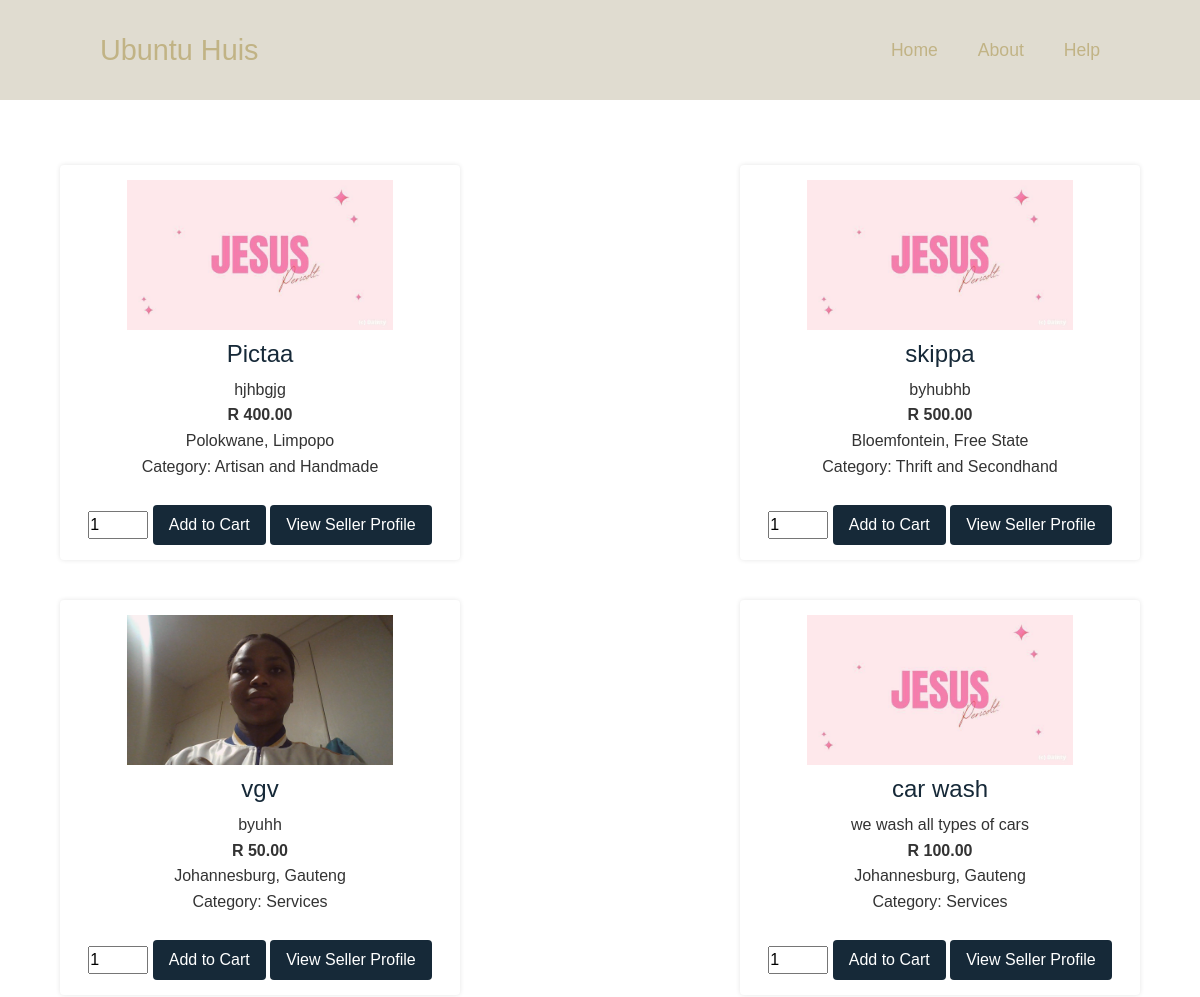
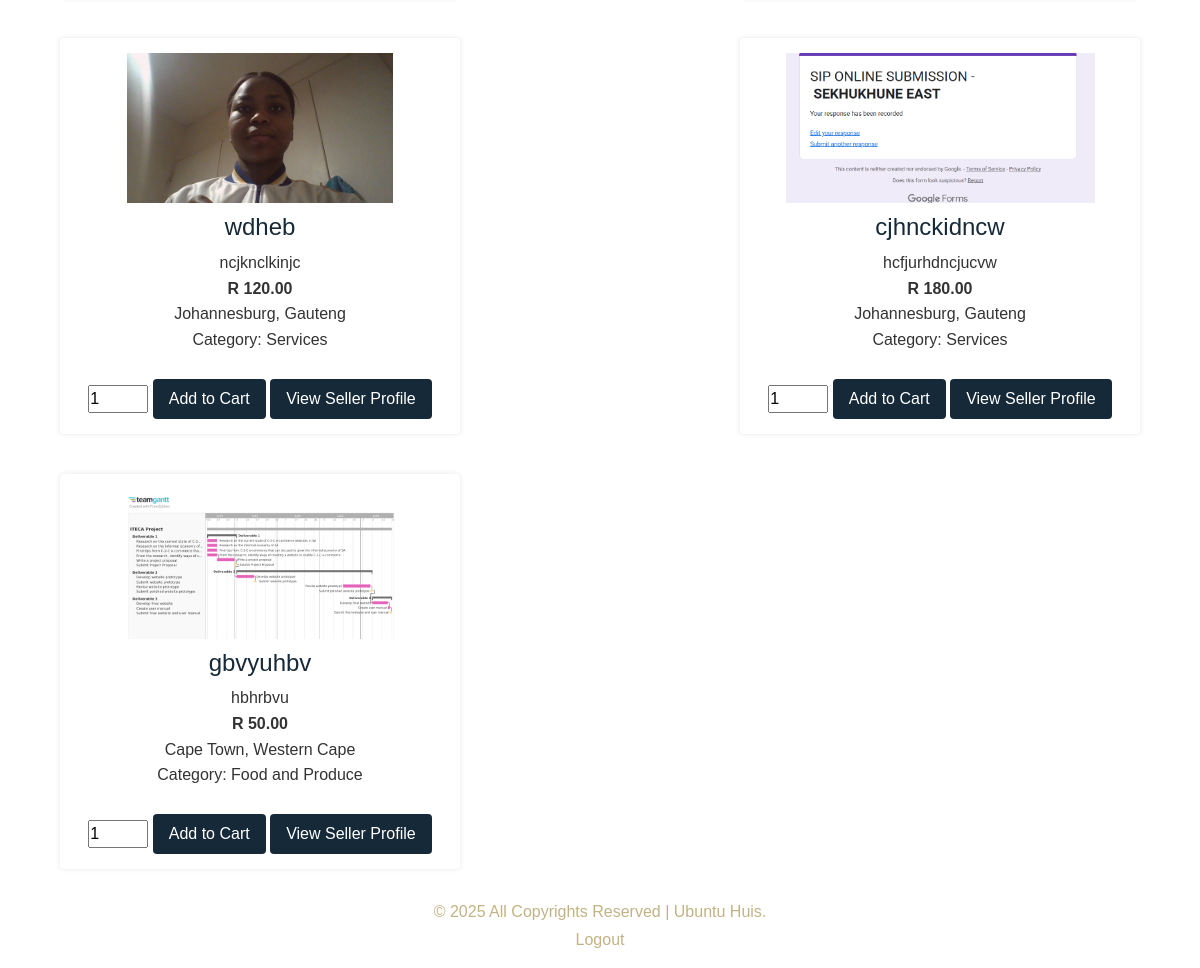
The app's page /viewProducts.php with its own data (2 pictures, top to bottom).
### tables this page shows
CREATE TABLE `products` (
  `productId` int(11) NOT NULL,
  `name` varchar(255) NOT NULL,
  `description` varchar(255) NOT NULL,
  `price` decimal(8,2) NOT NULL,
  `image` varchar(255) NOT NULL,
  `sellerEmail` varchar(255) NOT NULL,
  `category` varchar(255) NOT NULL,
  `province` varchar(255) NOT NULL,
  `city` varchar(255) NOT NULL
);

### viewProducts.php (the view, shortened to what this page needs)
<?php
require_once 'config.php';
$sql = "SELECT * FROM products WHERE 1=1";
$productStmt = $conn->prepare($sql);
$productStmt->execute();
$result = $productStmt->get_result();
?>
<!DOCTYPE html>
<html lang="en">
<head>
</head>
<body>
<?php include 'header.php'; ?>
<section class="placeProducts">
    <?php if ($result->num_rows > 0): ?>
        <?php while ($row = $result->fetch_assoc()): ?>
            <div class="productBox">
                <?php if ($row['image']): ?>
                    <img src="<?= htmlspecialchars($row['image']) ?>" alt="Product Image">
                <?php endif; ?>
                <h4><?= htmlspecialchars($row['name']) ?></h4>
                <p>
                    <?= htmlspecialchars($row['description']) ?><br>
                    <strong>R <?= number_format($row['price'], 2) ?></strong><br>
                    <?= htmlspecialchars($row['city']) ?>, <?= htmlspecialchars($row['province']) ?><br>
                    Category: <?= htmlspecialchars($row['category']) ?>
                </p>
                <form method="post" action="addToCart.php">
                    <input type="number" name="quantity" value="1" min="1" style="width: 60px;">
                    <input type="submit" value="Add to Cart">
                </form>
                <a href="sellersProfile.php?seller=<?= urlencode($row['sellerEmail']) ?>">
                    <button type="button">View Seller Profile</button>
                </a>
            </div>
        <?php endwhile; ?>
    <?php else: ?>
        <p style="text-align:center;">There are currently no products under this filter but will be available once sellers have uploaded them.<br> Sorry for any inconveniances this might cause.</p>
    <?php endif; ?>
</section>
<?php include 'footer.php'; ?>
</body>
</html>

### header.php (shortened to what this page needs)
<?php
if (!isset($pageType)) {
    $pageType = '';
}
?>
<!DOCTYPE html>
<html lang="en">
<head>
    <link href="https://cdn.jsdelivr.net/npm/bootstrap@5.3.3/dist/css/bootstrap.min.css" rel="stylesheet">
</head>
<body>
    <header>
        <h1>Ubuntu Huis</h1>
        <nav class="navigation">
            <?php
            $homeLink = 'index.php';
            if ($pageType === 'index') {
                echo '<a href="index.php">Home</a>';
                echo '<a href="about.php">About</a>';
                echo '<a href="help.php">Help</a>';
                echo '<a href="login.php"><ion-icon class="icon-enlarge" name="cart"></ion-icon></a>';
                echo '<a href="login.php"><ion-icon class="icon-enlarge" name="person-sharp"></ion-icon></a>';
            } elseif ($pageType === 'buyer') {
                echo '<a href="' . $homeLink . '">Home</a>';
                echo '<a href="about.php">About</a>';
                echo '<a href="help.php">Help</a>';
                echo '<a href="checkCart.php"><ion-icon class="icon-enlarge" name="cart"></ion-icon></a>';
            }else {
                echo '<a href="' . $homeLink . '">Home</a>';
                echo '<a href="about.php">About</a>';
                echo '<a href="help.php">Help</a>';
            }
            ?>
        </nav>
    </header>
</body>
</html>

### footer.php (shortened to what this page needs)
<footer id="footer">
    <p class="mb-1">&copy; <?php echo date('Y'); ?> All Copyrights Reserved | Ubuntu Huis.</p>
    <a href="logout.php">Logout</a>
</footer>

### viewProducts.php (style rules this page uses)
* { box-sizing: border-box; margin: 0; padding: 0; }
body { font-family: Arial, sans-serif; background-color: #f4f4f4; padding-top: 100px; color: #333; padding: 90px 60px; }
header { position: fixed; top: 0; left: 0; width: 100%; background-color: rgba(0, 0, 0, 0.7); backdrop-filter: blur(10px); color: white; padding: 20px 5%; display: flex; justify-content: space-between; align-items: center; z-index: 999; }
header h1 { margin: 0; font-size: 1.8em; }
.navigation a { color: #f4f4f4; text-decoration: none; margin-left: 20px; font-size: 1.05em; position: relative; }
.placeProducts { display: flex; align-items: center; justify-content: space-between; flex-wrap: wrap; gap: 10px; }
.productBox { background-color: white; width: 400px; text-align: center; padding: 15px; border-radius: 4px; margin: 15px 0; box-shadow: 0 0 5px rgba(0,0,0,0.1); }
.productBox img { height: 150px; width: 100%; object-fit: contain; background-color: white; margin-bottom: 10px; border-radius: 4px; }
.productBox h4 { color: #162938; }
.productBox p { line-height: 1.6; }
.productBox form, .productBox a { margin-top: 10px; display: inline-block; }
.productBox input[type="submit"], .productBox button { background-color: #162938; color: white; border: none; padding: 8px 16px; cursor: pointer; border-radius: 4px; }

### header.php (style rules this page uses)
* { box-sizing: border-box; margin: 0; padding: 0; }
body { font-family: Arial, sans-serif; background-color:white; padding-top: 150px; color: #333; height:100%; }
header { height: 100px; position: fixed; top: 0; left: 0; width: 100%; padding: 20px 100px; display: flex; align-items: center; justify-content: space-between; background-color: #E0DCD0; color: #c1b385; backdrop-filter: blur(10px); z-index: 999; }
.navigation a { position: relative; font-size: 1.1em; color: #c1b385; text-decoration: none; font-weight: 500; margin-left: 40px; }
.navigation a::after { content: ''; position: absolute; left: 0; bottom: -2px; width: 100%; height: 2px; background: #fff; border-radius: 5px; transform: scaleX(0); transition: transform .5s; }

### footer.php (style rules this page uses)
html, body { height: 100%; margin: 0; display: flex; flex-direction: column; }
#footer { margin-top: auto; width: 100%; color: #c1b385; text-align: center; padding: 1rem 0; }
#footer a { color: #c1b385; text-decoration: none; }

### records on screen
products: image (picture), name "Pictaa", description "hjhbgjg", price "400.00", city "Polokwane", province "Limpopo", category "Artisan and Handmade"
products: image (picture), name "skippa", description "byhubhb", price "500.00", city "Bloemfontein", province "Free State", category "Thrift and Secondhand"
products: image (picture), name "vgv", description "byuhh", price "50.00", city "Johannesburg", province "Gauteng", category "Services"
products: image (picture), name "car wash", description "we wash all types of cars", price "100.00", city "Johannesburg", province "Gauteng", category "Services"
products: image (picture), name "wdheb", description "ncjknclkinjc", price "120.00", city "Johannesburg", province "Gauteng", category "Services"
products: image (picture), name "cjhnckidncw", description "hcfjurhdncjucvw", price "180.00", city "Johannesburg", province "Gauteng", category "Services"
products: image (picture), name "gbvyuhbv", description "hbhrbvu", price "50.00", city "Cape Town", province "Western Cape", category "Food and Produce"
